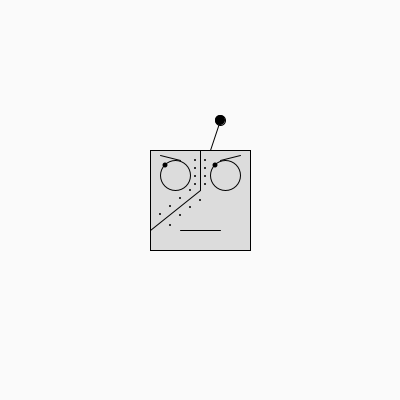
Frame 1 (no input)
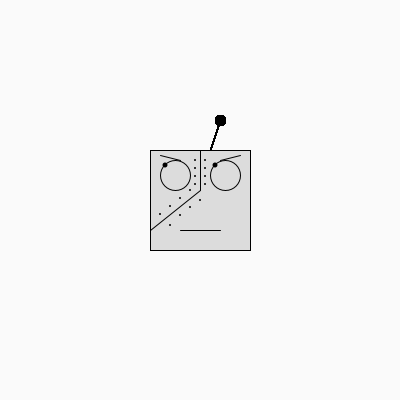
Frame 60 (the mouse pressed at the canvas centre just before this capture)
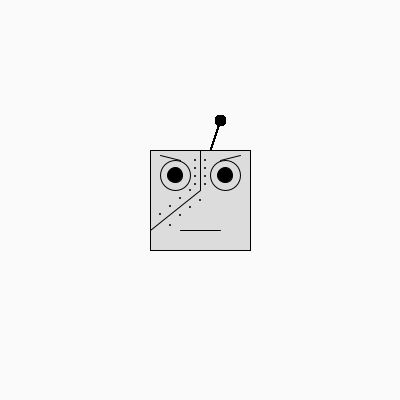
Frame 120 (the mouse held since frame 60 and released just before this capture)

The Processing sketch that drew these frames (run headless with seeded random() and noise(); from frame 60 on, the mouse is pressed at the canvas centre):

// Processing sketch: processing_145103
// ── processing_145103.pde

void setup(){
size(400,400);

background(250);
}

void draw() {
fill(220);
rect(150,150,100,100);

line(220,120,210,150);
line(200,150,200,190);
line(200,190,150,230);

// nieten
fill(0);
noStroke();
ellipse(195,160,2,2);
ellipse(195,168,2,2);
ellipse(195,176,2,2);
ellipse(195,184,2,2);

ellipse(205,160,2,2);
ellipse(205,168,2,2);
ellipse(205,176,2,2);
ellipse(205,184,2,2);

ellipse(190,190,2,2);
ellipse(180,198,2,2);
ellipse(170,206,2,2);
ellipse(160,214,2,2);

ellipse(190,207,2,2);
ellipse(180,215,2,2);
ellipse(170,225,2,2);
ellipse(200,200,2,2);


// Augen


noStroke();
ellipse(map(mouseX,0,400,165,185),map(mouseY,0,400,165,185),5,5);
ellipse(map(mouseX,0,400,215,235),map(mouseY,0,400,165,185),5,5);

  
noFill();
stroke(0);
ellipse(175,175,30,30);
ellipse(225,175,30,30);
 
if (mousePressed) {
fill(0);
ellipse(map(mouseX,0,400,165,185),map(mouseY,0,400,165,185),15,15);
ellipse(map(mouseX,0,400,215,235),map(mouseY,0,400,165,185),15,15);

}




//kugel der Antenne
fill(0);
ellipse(220,120,10,10);

line(180,230,220,230);

line(160,155,180,160);
line(220,160,240,155);
}
